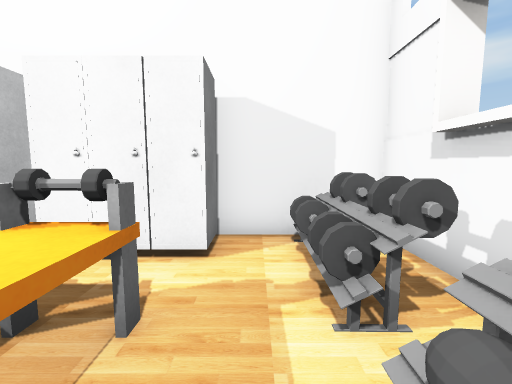
View 1 (above)

12 first-person views from a walk through a Unity game level. The camera is 1.4 m above the floor, tilts 6° down and sees 90° across. Doors are open. The floor is counted in squares, 1 m on a side. Each view is taken from the middle of a square. On the plan, view 1 faces up. The plan holds only what a view shows up to about 13 squares ahead; the rest is blank. The player is left out. Some surface patterns are stand-ins.

View 2
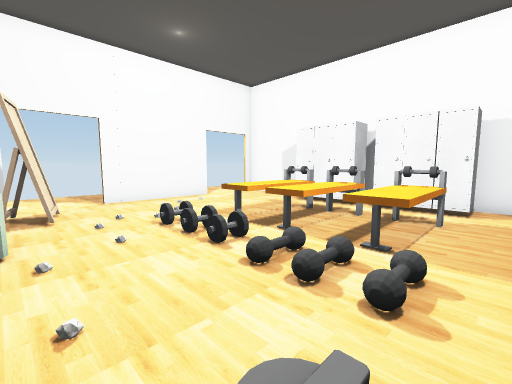

View 3
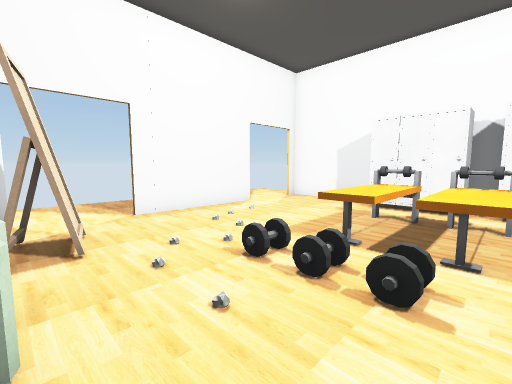

View 4
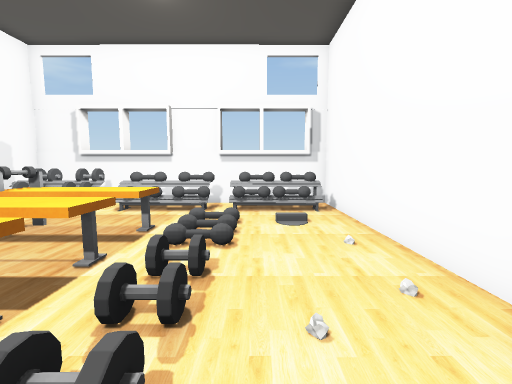

View 5
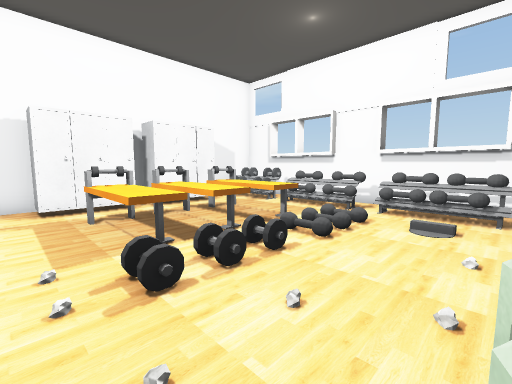

View 6
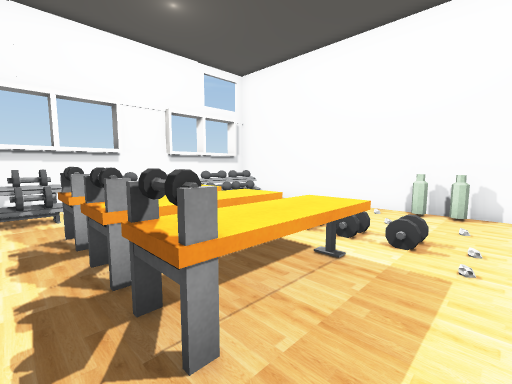

View 7
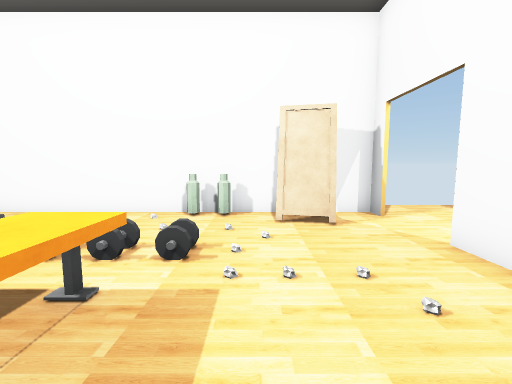

View 8
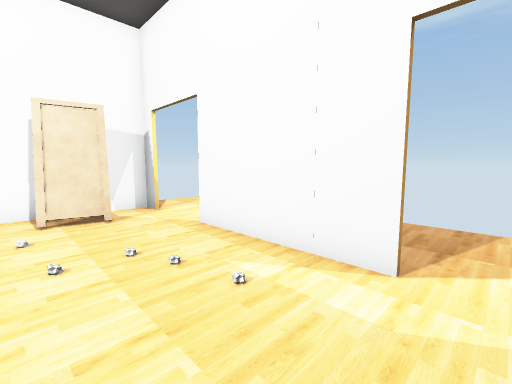

View 9
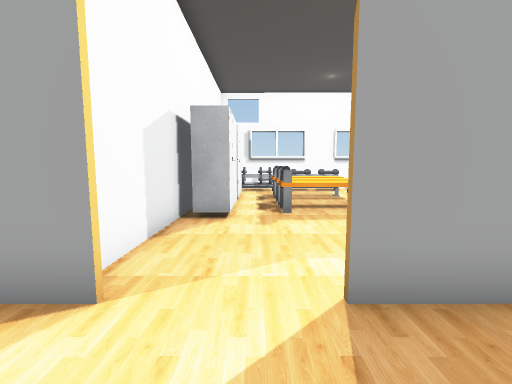

View 10
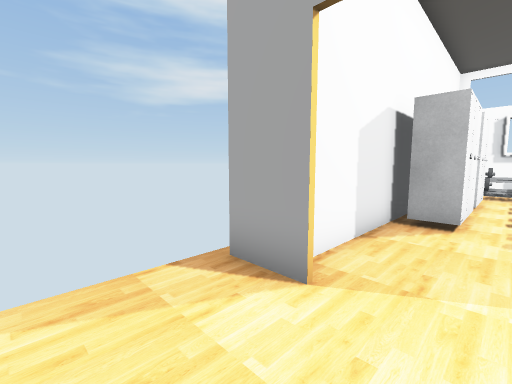

View 11
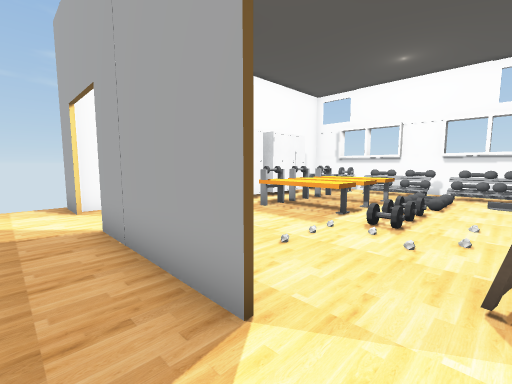

View 12
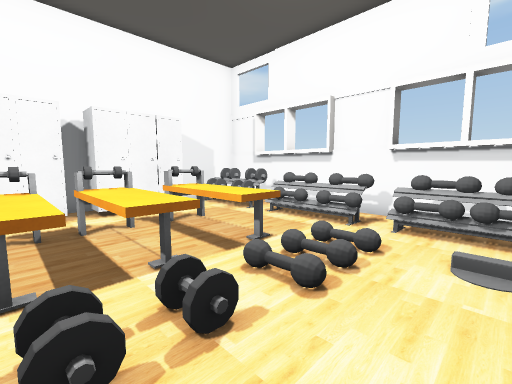

### Floor plan
Points are (right, up) in squares from view 1. A wall is a line through its corners. A room is listed if a view was taken in it or the views show most of it. See-through windows are left out.
Room 1 (views 1, 2, 3, 4, 5, 6, 7, 8, 12)
walls: (-7.8, -5.6) (2.5, -5.6) (2.5, 5.1) (-0.9, 5.1); (-3, 5.1) (-10.4, 5.1); (-10.4, 2.1) (-10.4, -2.5); (-10.4, -4.9) (-10.4, -5.6) (-9.2, -5.6)
ways out: open door at (-10.5, -4) to room 2; open door at (-10.5, 3) to room 2
objects: other object (-8, -5) to (-8, -4); other object (-6, -5); other object (-6, -2); other object (-6, 4); other object (-5, -5); other object (-5, -2); other object (-5, -1) to (-5, 1); other object (-5, 2); other object (-5, 4); other object (-4, -2); other object (-4, -1) to (-3, 1); other object (-4, 2) to (-3, 2); other object (-3, -2); other object (-2, -1); other object (-2, 0) to (-1, 1); other object (-2, 2) to (-1, 2); other object (-2, 4); other object (-1, -4); other object (-1, -1); other object (1, -4); other object (1, -1) to (1, 1); other object (1, 2); other object (1, 3)
Room 2 (views 9, 10, 11)
walls: (-10.5, -2.5) (-10.5, 2.1); (-10.5, 4.5) (-10.5, 6.1)
ways out: open door at (-10.5, -4) to room 1; open door at (-10.5, 3) to room 1; gap at (-10, 6)

Positions as (right, up) in squares from view 1, and headings:
1: (0, 0), facing up
2: (0, -5), facing up-left
3: (-3, -5), facing up-left
4: (-7, -3), facing right
5: (-7, -5), facing up-right
6: (-7, 3), facing down-right
7: (-7, 2), facing down
8: (-7, 3), facing down-left
9: (-13, 3), facing right
10: (-13, 3), facing up-right
11: (-12, -4), facing up-right
12: (-5, -4), facing up-right
